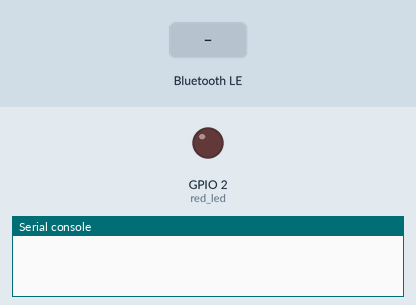
Recording of a program running on a simulated ESP32 board running MicroPython. On the bench: output pins drawn as LEDs (lit = HIGH), the last lines printed to the serial console. The inputs (shaded band) are chosen by the test bench. Nothing arrives over Bluetooth unless stated.

Above: at 1.2 s.
1.3 s: "1" written over Bluetooth
At 1.7 s:
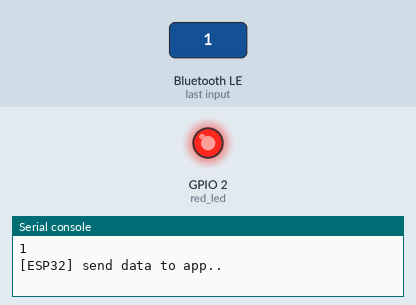
2.8 s: "on" written over Bluetooth
4.3 s: "off" written over Bluetooth
Timing chart, 0 to 7.3 s (numbered marks = the images above; inputs shaded):
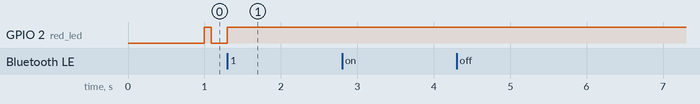

The program:

main.py
```python
from machine import Pin, Timer, SoftI2C, I2C
from time import sleep_ms
import ubluetooth
from esp32 import raw_temperature

# Real sensor.
from hmc5883l import HMC5883L

# Fake sensor.
from qmc5883 import QMC5883


class BLE():
    def __init__(self, name):
        self.name = name
        self.ble = ubluetooth.BLE()
        self.ble.active(True)

        self.led = Pin(2, Pin.OUT)
        self.timer1 = Timer(0)
        self.timer2 = Timer(1)


        self.disconnected()
        self.ble.irq(self.ble_irq)
        self.register()
        self.advertiser()

        # This lib is used with sensor real.
        #self.sensor = HMC5883L(scl= 22, sda= 21)

        # THis lib is used with fake sensor.
        self.sensor = QMC5883(I2C(0, scl = Pin(22), sda = Pin(21)))
        #self.sensor.set_range(0)
        #QMC5883.set_oversampling(0)

        # Flags Connection
        self.isConnect = False
    def connected(self):
        self.timer1.deinit()
        self.timer2.deinit()

    def readSensor(self):
        x, y, z, temp = self.sensor.read_raw()
        print(f"x: {x} Y: {y} Z: {z} Temp {temp}\n")

        return x, y, z, t

    def disconnected(self):
        self.timer1.init(period=1000, mode=Timer.PERIODIC, callback=lambda t: self.led(1))
        sleep_ms(90)
        self.timer2.init(period=1000, mode=Timer.PERIODIC, callback=lambda t: self.led(0))

    def ble_irq(self, event, data):
        if event == 1:
            '''Central disconnected'''
            self.connected()
            conn_handle, addr_type, addr = data
            #print("Data recibed:", conn_handle, addr_type, addr, "\n")
            print("Conectado!\n")
            #ble.sendData("HOla from ESP32")
            self.led(1)

            self.isConnect = True

        elif event == 2:
            '''Central disconnected'''
            self.advertiser()
            self.disconnected()
            print("Desconectado!\n")
            self.isConnect = False

        elif event == 5:
            addr_type, addr, adv_type, rssi, adv_data = data
            print("Data recibed:", addr_type, addr, adv_type, rssi, adv_data, "\n")

        elif event == 3:

            #sleep_ms(2000)
            '''New message received'''
            buffer = self.ble.gatts_read(self.rx)
            message = buffer.decode('UTF-8').strip()
            print(message)
            ble.sendData("HOla from ESP32")

    def register(self):
        # Nordic UART Service (NUS)

        NUS_UUID = '6E400001-B5A3-F393-E0A9-E50E24DCCA9E'
        RX_UUID = '6E400002-B5A3-F393-E0A9-E50E24DCCA9E'
        TX_UUID = '6E400003-B5A3-F393-E0A9-E50E24DCCA9E'

        BLE_NUS = ubluetooth.UUID(NUS_UUID)
        BLE_RX = (ubluetooth.UUID(RX_UUID), ubluetooth.FLAG_WRITE | ubluetooth.FLAG_READ)
        BLE_TX = (ubluetooth.UUID(TX_UUID), ubluetooth.FLAG_NOTIFY | ubluetooth.FLAG_READ)

        BLE_UART = (BLE_NUS, (BLE_TX, BLE_RX,))
        SERVICES = (BLE_UART, )
        ((self.tx, self.rx,), ) = self.ble.gatts_register_services(SERVICES)
    # Service write.
    def sendData(self,data):
        print("[ESP32] send data to app..\n")
        self.ble.gatts_write(self.tx, data + '\n')

    # Service notify.
    def sendNotify(self, data):
        print("[ESP32] send notify to app..\n")
        self.ble.gatts_notify(0, self.tx, data + '\n')

    def advertiser(self):
        name = bytes(self.name, 'UTF-8')
        self.ble.gap_advertise(100, bytearray('\x02\x01\x02') + bytearray((len(name) + 1, 0x09)) + name, connectable=True)

    def run(self):
        while True:
            if(self.isConnect):
                x, y, z, t = self.readSensor()
                self.sendData("{'x': {x}, 'y': {y}, 'z': {z}}")
                sleep_ms(5)
            else:
                pass


# test
red_led = Pin(2, Pin.OUT)
ble = BLE("ESP32-pipe")
```
